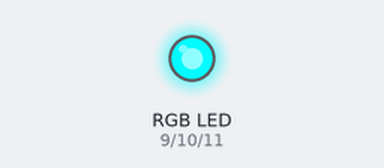
Simulated run of this sketch. Board: Arduino Uno, built with avr-gcc and run on an emulated ATmega328P. Shown: an RGB LED mixed from three pins (HIGH = lit).

Above: at 0.05 s.
At 0.9 s:
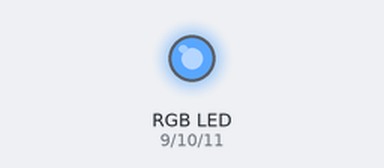
At 1.8 s:
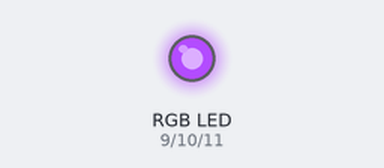
At 3.6 s:
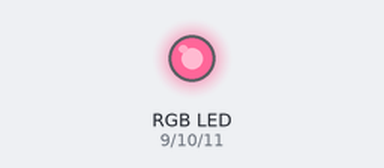
At 5.4 s:
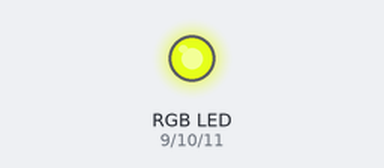
At 7.2 s:
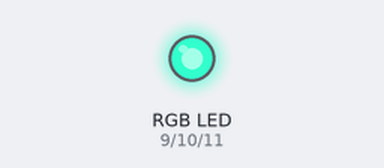
Timing chart, 0 to 10.0 s (numbered marks = the images above):
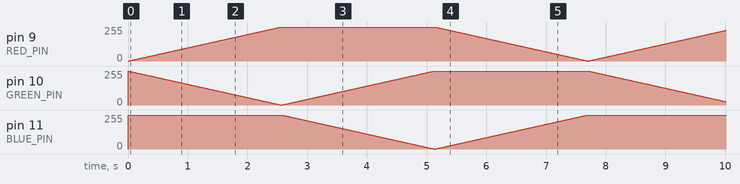

The sketch:

Part_3_RGB_LED.ino
```cpp
/******************************************************************************
 *
 *	Filename:		Part_3_RGB_LED.ino
 *
 *	Descriptiion:	Make an RGB LED display a rainbow of colors!
 *
 *	New Hardware:	RGB LED
 *	New Software:	for-loop, if/else-statement, making our own function
 *
 *****************************************************************************/

#define RED_PIN			9				// pin the red LED is connected to
#define GREEN_PIN		10				// pin the green LED is connected to
#define BLUE_PIN		11				// pin the blue LED is connected to
#define DISPLAY_TIME	100				// how long to display each color [ms]

// This function runs once, when the code starts.
void setup()
{
	// Set up the LED pins as output.
	pinMode(RED_PIN, OUTPUT);
	pinMode(GREEN_PIN, OUTPUT);
	pinMode(BLUE_PIN, OUTPUT);
}

// This function runs repeatedly forever.
void loop()
{
	int x;	// a counter; it controls the loop

	// Step through all the colors of the RGB LED.  How do we do that?
	// Repeat everything in brackets 768 times, with a different value of x
	// each time.
	for (x = 0; x < 768; x++)
	{
		// Show a new color.
		ShowRGB(x);

		// Wait a tiny bit (10 ms).
		delay(10);
	}
}

/******************************************************************************
 *
 *	Function:		ShowRGB
 *
 *	Description:	This function translates a number between 0 and 767 into a
 *					specific color on the RGB LED.  If you have this number
 *					count through the whole range (0 to 767), the LED will
 *					smoothly change color through the entire spectrum.
 *					For this common anode LED, 0 = OFF, 255 = ON.
 *					For a common cathode LED, 0 = ON, 255 = OFF.
 *					0 = red
 *					255 = green
 *					511 = blue
 *					767 = red (again)
 *					Anything between these numbers will blend two colors
 *					together.
 *
 *	Parameters:		color - a number between 0 and 767, representing a color
 *
 *****************************************************************************/

void ShowRGB(int color)
{
	int redIntensity;		// how bright to make the red LED
	int greenIntensity;		// how bright to make the green LED
	int blueIntensity;		// how bright to make the blue LED

	// If the color is less than 255...
	if (color <= 255)
	{
		// Red goes from on to off.
		redIntensity = color;

		// Green goes from off to on.
		greenIntensity = 255 - color;

		// Blue is always off.
		blueIntensity = 255;
	}

	// If the color is between 256 to 511...
	else if (color <= 511)
	{
		// Red is always off.
		redIntensity = 255;

		// Green goes from on to off.
		greenIntensity = (color - 256);

		// Blue goes from off to on.
		blueIntensity = 255 - (color - 256);
	}

	// If the color is 512 or greater...
	else
	{
		// Red goes from off to on.
		redIntensity = 255 - (color - 512);

		// Green is always off.
		greenIntensity = 255;

		// Blue goes from on to off.
		blueIntensity = (color - 512);
	}

	// Now update the LED color.
	analogWrite(RED_PIN, redIntensity);
	analogWrite(BLUE_PIN, blueIntensity);
	analogWrite(GREEN_PIN, greenIntensity);
}
```
